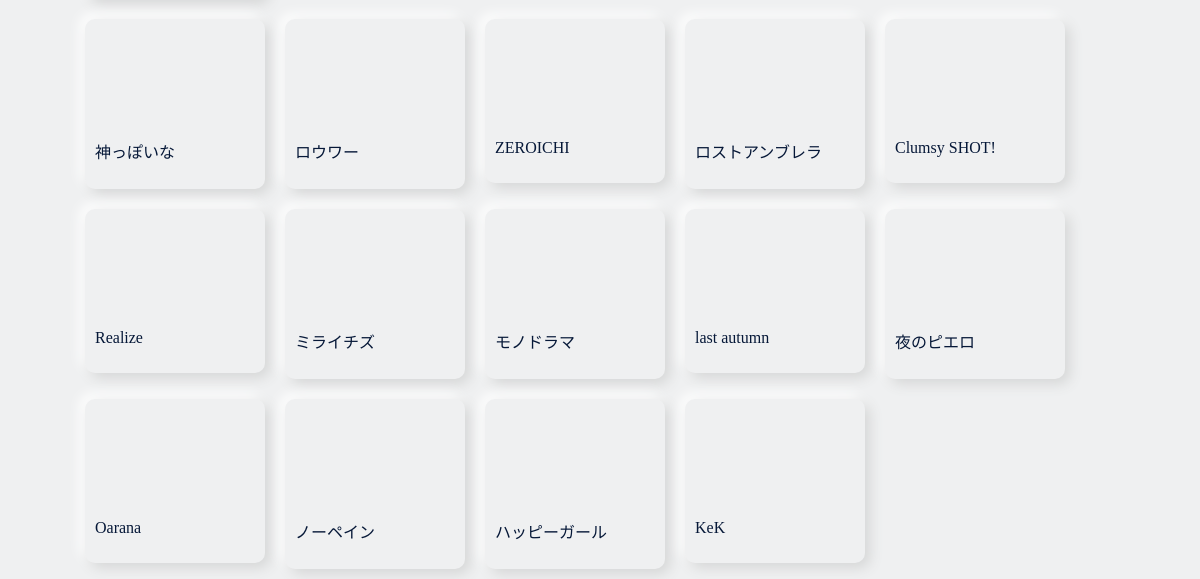
Page / (signed in, lower part) on the earlier database version.
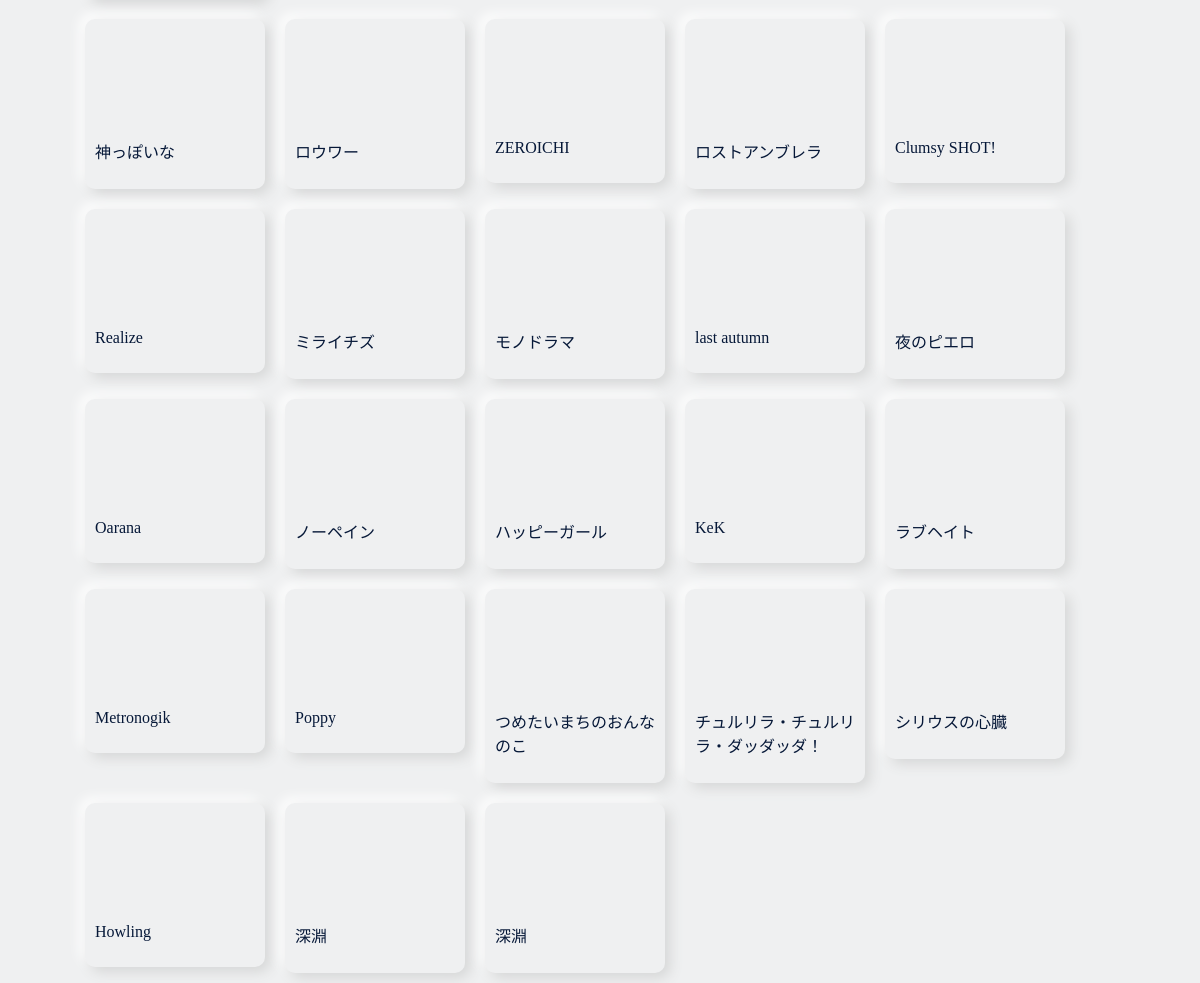
Same page on the later database version.
### collection/models.py (models this page shows, shortened)
class collection(models.Model):
    title = models.CharField(max_length=200)
    link = models.TextField(null=True, blank=True)
    creator = models.CharField(max_length=100, null=True, blank=True)
    discription = models.TextField(null=True, blank=True)
    tags = TaggableManager(blank=True)
    add_by = models.CharField(max_length=100)

### collection/views.py (the view)
# urls.py: path('', views.index, name='index'),
@login_required
def index(requested):
    collections = collection.objects.order_by('id')
    taglist = Tag.objects.all()
    context = {
        'movie_list':collections,
        'taglist':taglist,
    }
    return render(requested, 'collection/index.html', context)

### collection/templates/collection/index.html (shortened to what this page needs)
{% extends 'collection/base.html' %}
{% load static %}
{% block header %}
<link rel="stylesheet" href="{% static 'css/list.css' %}" type="text/css">
{% endblock header %}
{% block content %}
{% if movie_list %}
<div class="MovieList">
    {% for movie in movie_list %}
    <a href="{% url 'detail' movie.id %}">
        <div class="MovieCard">
            {{ movie.link|safe }}
            <p>{{ movie.title }}</p>
        </div>
    </a>
    {% endfor %}
</div>
{% else %}
<p>No movies are available.</p>
{% endif %}
{% endblock content %}

### collection/templates/collection/base.html (shortened to what this page needs)
{% load static %}
<!DOCTYPE html>
<html lang="ja">
    <head>
        <link rel="stylesheet" href="{% static 'css/style.css' %}" type="text/css">
        {% block header %}
        {% endblock header %}
        <link rel="stylesheet" href="https://use.typekit.net/mwk7rug.css">
    </head>
    <body>
        {% block content %}
        {% endblock content %}
    </body>
</html>

### static/css/style.css (style rules this page uses)
body { width: 1080px; background-color: #eff0f1; margin: 0 auto; padding: 0 20px; }
* { color: #061838; }
a { color: #3e82f8; text-decoration: none; }

### static/css/list.css (style rules this page uses)
.MovieList { width: 100%; display: flex; flex-wrap: wrap; margin-left: 15px; }
.MovieCard { width: 160px; margin: 10px; padding: 10px; border-radius: 10px; border-radius: 10px; background: #eff0f1; box-shadow: 5px 5px 13px #d5d6d6, -5px -5px 13px #ffffff; }
iframe { width: 160px ; height: 90px ; }

Differences in the rows shown:
added collection: title "ラブヘイト"
added collection: title "Metronogik"
added collection: title "Poppy"
added collection: title "つめたいまちのおんなのこ"
added collection: title "チュルリラ・チュルリラ・ダッダッダ！"
added collection: title "シリウスの心臓"
added collection: title "Howling"
added collection: title "深淵"
added collection: title "深淵"
